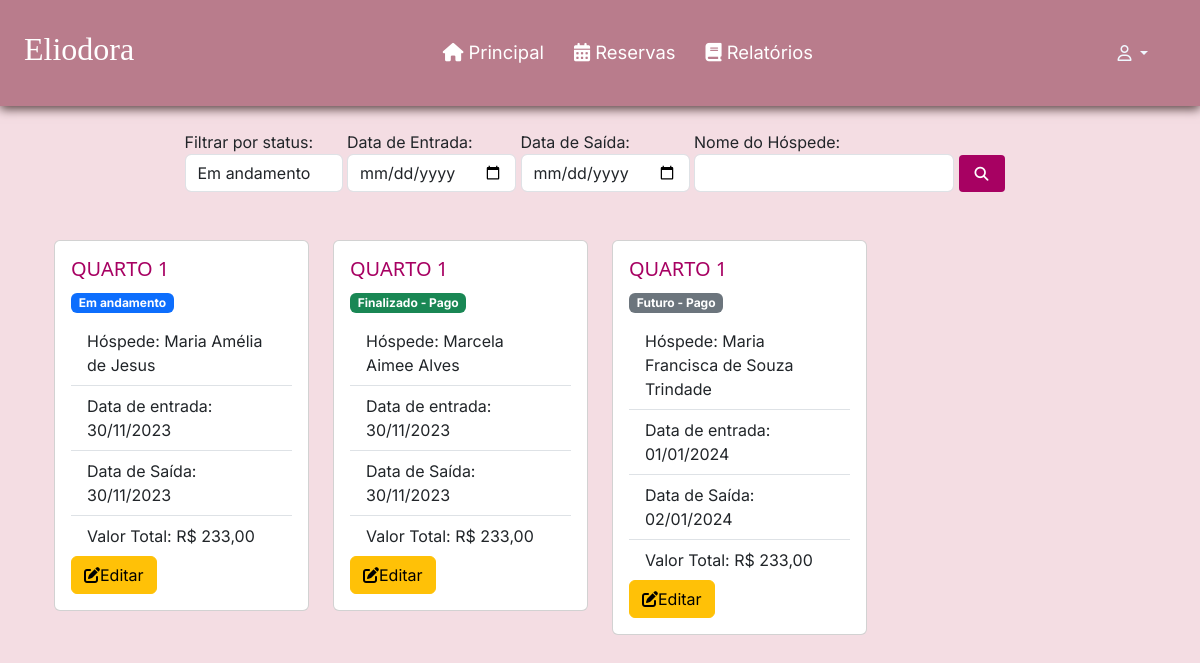
The page /controlarReserva.php on the database as committed earlier.
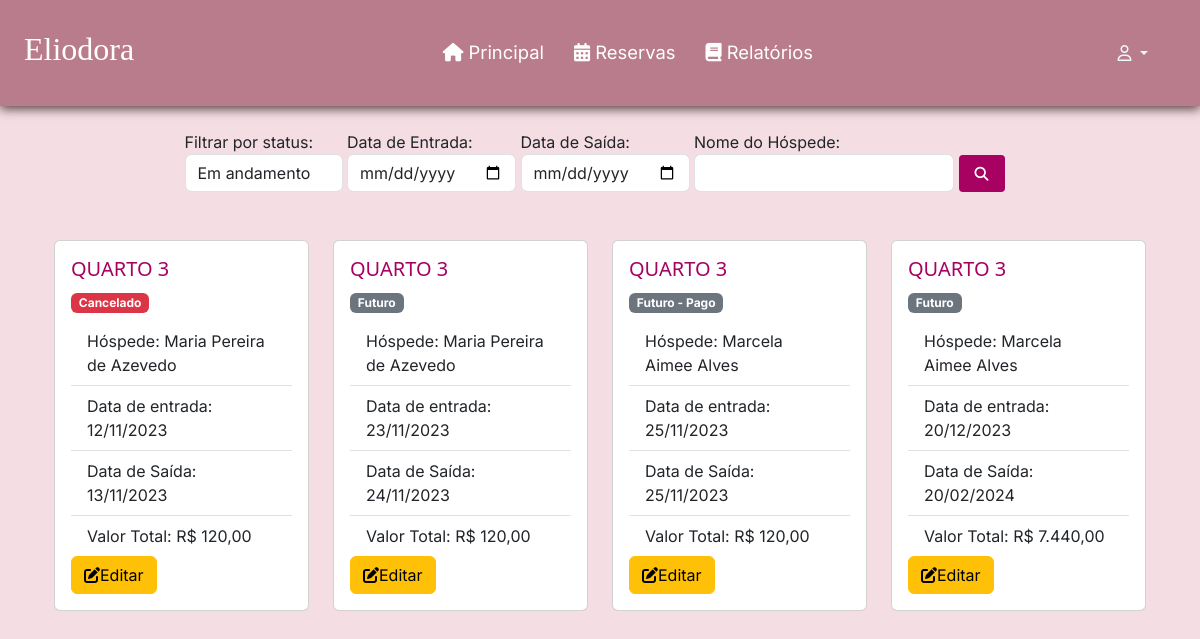
The same page on the database as committed later.
### tables this page shows
CREATE TABLE `reserva` (
  `id` int(11) NOT NULL,
  `status` int(11) NOT NULL DEFAULT 1,
  `dataEntrada` date NOT NULL,
  `dataSaida` date NOT NULL,
  `valorTotalReserva` double(11,2) NOT NULL,
  `quantHospede` int(1) NOT NULL,
  `observacao` varchar(200) NOT NULL,
  `formaPagamento` varchar(45) NOT NULL,
  `id_hospede` int(11) DEFAULT NULL,
  `id_quarto` int(11) DEFAULT NULL,
  `id_funcionario` int(11) DEFAULT NULL,
  `datacadastro` datetime NOT NULL DEFAULT current_timestamp()
);

CREATE TABLE `quarto` (
  `id` int(11) NOT NULL,
  `status` varchar(3) NOT NULL,
  `numero` int(11) NOT NULL,
  `tipo` varchar(8) NOT NULL,
  `capacidade` int(45) NOT NULL,
  `valorDiaria` double(11,2) NOT NULL
);

CREATE TABLE `hospede` (
  `id` int(11) NOT NULL,
  `nome` varchar(100) NOT NULL,
  `cpf` varchar(15) NOT NULL,
  `dataNascimento` date NOT NULL,
  `genero` varchar(1) NOT NULL,
  `estado` varchar(100) NOT NULL,
  `cidade` varchar(100) NOT NULL,
  `bairro` varchar(100) NOT NULL,
  `endereco` varchar(100) NOT NULL,
  `numeroEndereco` int(11) NOT NULL,
  `cep` varchar(15) NOT NULL,
  `email` varchar(45) NOT NULL,
  `telefone` varchar(20) NOT NULL,
  `contatoEmergencia` varchar(20) NOT NULL,
  `dataCadastro` date NOT NULL DEFAULT current_timestamp()
);

### controlarReserva.php (the view, shortened to what this page needs)
<?php
function getStatusName($statusNumber)
{
    switch ($statusNumber) {
        case 1:
            return ['Futuro', 'secondary'];
        case 2:
            return ['Futuro - Pago', 'secondary'];
        case 3:
            return ['Em andamento', 'primary'];
        case 4:
            return ['Finalizado - Pago', 'success'];
        case 5:
            return ['Cancelado', 'danger'];
    }
}
require_once("conexao.php");
?>
<!DOCTYPE html>
<head>
    <link href="css/style.css" rel="stylesheet">
</head>
<?php require_once("cabecalho.php"); ?>
<?php require_once("menu.php");?>
<body>
    <br>
    <div class="container">
    <div class="row justify-content-center">
        <div class="col-md-9">
            <form method="GET" action="<?php echo $_SERVER['PHP_SELF']; ?>">
                <label for="statusSelect">Filtrar por status:
                    <select name="status" id="statusSelect" class="form-control mr-sm-2">
                        <option value="3" selected>Em andamento</option>
                    </select>
                </label>
                <label for="dataEntrada">Data de Entrada:
                    <input type="date" id="dataEntrada" name="dataEntrada" class="form-control mr-sm-2">
                </label>
                <label for="dataSaida">Data de Saída:
                    <input type="date" id="dataSaida" name="dataSaida" class="form-control mr-sm-2">
                </label>
                <label for="nome">Nome do Hóspede:
                    <input type="text" id="nome" name="nome" class="form-control mr-sm-2" value="<?= isset($_GET['nome']) ? $_GET['nome'] : '' ?>">
                </label>
                <button type="submit" class="filter-button"><i class="fa-solid fa-magnifying-glass"></i></button>
            </form>
        </div>
        <div class="row row-cols 1 row-cols-md-4 g-4">
            <?php
            $sql = "SELECT reserva.*, hospede.nome as hospede_nome, quarto.numero as quarto_numero
                    FROM reserva
                    LEFT JOIN hospede ON hospede.id = reserva.id_hospede
                    LEFT JOIN quarto ON quarto.id = reserva.id_quarto
                    WHERE 1";
            $sql .= " ORDER BY dataEntrada ASC;";
            $resultado = mysqli_query($conexao, $sql);
            if ($resultado) {
                $reservas = [];
                while ($linha = mysqli_fetch_array($resultado)) {
                    $reservas[] = $linha;
                }
                foreach ($reservas as $reserva) {
                    $statusInfo = getStatusName($reserva['status']);
                    $statusText = $statusInfo[0];
                    $statusClass = $statusInfo[1];
                    ?>
                    <div class="col-md">
                        <div class="card">
                            <div class="card-body">
                                <div class="card-title">
                                    <h5 style="color: #a70162; font-family: 'Segoe UI'">QUARTO
                                        <?= $reserva['quarto_numero'] ?>
                                    </h5>
                                    <label class="badge badge-pill text-bg-<?= $statusClass ?>">
                                        <?= $statusText ?>
                                    </label>
                                </div>
                                <ul class="list-group list-group-flush">
                                    <li class="list-group-item">Hóspede:
                                        <?= $reserva['hospede_nome'] ?>
                                    </li>
                                    <li class="list-group-item">Data de entrada:
                                        <?= date('d/m/Y', strtotime($reserva['dataEntrada'])) ?>
                                    </li>
                                    <li class="list-group-item">Data de Saída:
                                        <?= date('d/m/Y', strtotime($reserva['dataSaida'])) ?>
                                    </li>
                                    <li class="list-group-item">Valor Total: R$
                                        <?= number_format($reserva['valorTotalReserva'], 2, ',', '.') ?>
                                    </li>
                                </ul>
                                <a href="alterarReserva.php?id=<?= $reserva['id'] ?>" class="btn btn-warning">
                                    <i class="fa-solid fa-pen-to-square"></i>Editar
                                </a>
                            </div>
                        </div>
                    </div>
                    <?php
                }
            } else {
                echo "Erro na consulta: " . mysqli_error($conexao);
            }
            ?>
        </div>
    </div>
</body>
</html>

### cabecalho.php (shortened to what this page needs)
<!DOCTYPE html>
<html lang="pt-br">
<head>
<link href="https://cdn.jsdelivr.net/npm/bootstrap@5.3.0-alpha3/dist/css/bootstrap.min.css"
rel="stylesheet">
</head>
<body>
<?php require_once("menu.php");?>

### menu.php (shortened to what this page needs)
<!DOCTYPE html>
<html lang="pt-br">
<head>
    <link rel="stylesheet" href="css/style.css">
</head>
<body>
    <header>
        <nav class="nav-bar p-4">
            <div class="logo" style="font-family: 'Charmonman', cursive;">
                <h2 style="font-family: 'Cormorant Garamond', serif;">Eliodora</h2>
            </div>
            <div class="nav-list">
                <ul class="mb-0">
                    <li class="nav-item"><a href="principal.php" class="nav-link"><i class="fa-solid fa-house"></i>
                            Principal</a></li>
                    <li class="nav-item"><a href="controlarReserva.php" class="nav-link"><i class="fa-solid fa-calendar-days"></i> Reservas</a></li>
                    <li class="nav-item"><a href="relatorios.php" class="nav-link"><i class="fa-solid fa-book"></i>
                            Relatórios</a>
                    </li>
                </ul>
            </div>
            <div class="login-button">
                <button type="button" class="btn btn dropdown-toggle" style="color:aliceblue;" data-bs-toggle="dropdown" aria-expanded="false">
                    <i class="fa-regular fa-user"></i>
                </button>
            </div>
        </nav>
    </header>
</body>
</html>

### css/style.css (style rules this page uses)
* { padding: 0; margin: 0; font-family: 'Inter', sans-serif; }
body { background-color: #f4dde3; }
header { background-color: #b97c8c; box-shadow: 0px 3px 10px #563f3f; }
.nav-bar { display: flex; justify-content: space-between; padding: 0.8rem 6rem; }
.logo { display: flex; align-items: center; }
.logo h2 { color: #fff; }
.nav-list { display: flex; align-items: center; justify-content: center; }
.nav-list ul { display: flex; justify-content: center; list-style: none; }
.nav-item { margin: 0 15px; }
.nav-link { text-decoration: none; font-size: 1.15rem; color: #ffffff; font-weight: 400; }
.login-button { border: none; padding: 10px 15px; border-radius: 5px; color: #fff; }
.login-button button { color: aliceblue; }

### controlarReserva.php (style rules this page uses)
.filter-button { padding: 8px 16px; font-size: 14px; font-weight: bold; color: #fff; background-color: #a70162; border: none; border-radius: 4px; cursor: pointer; transition: background-color 0.3s ease; }

Rows that differ between the two databases and show on the page:
removed reserva: id_quarto.numero "1", status "Em andamento", id_hospede.nome "Maria Amélia de Jesus", dataEntrada "30/11/2023", dataSaida "30/11/2023", valorTotalReserva "233,00"
added reserva: id_quarto.numero "3", status "Cancelado", id_hospede.nome "Maria Pereira de Azevedo", dataEntrada "12/11/2023", dataSaida "13/11/2023", valorTotalReserva "120,00"
added reserva: id_quarto.numero "3", status "Futuro", id_hospede.nome "Maria Pereira de Azevedo", dataEntrada "23/11/2023", dataSaida "24/11/2023", valorTotalReserva "120,00"
changed reserva "Futuro - Pago": id_quarto.numero "1" → "3"; id_hospede.nome "Maria Francisca de Souza Trindade" → "Marcela Aimee Alves"; dataEntrada "01/01/2024" → "25/11/2023"; dataSaida "02/01/2024" → "25/11/2023"; valorTotalReserva "233,00" → "120,00"; moves up the list
changed reserva (number 4 of 4 on the later page): id_quarto.numero "1" → "3"; status "Finalizado - Pago" → "Futuro"; dataEntrada "30/11/2023" → "20/12/2023"; dataSaida "30/11/2023" → "20/02/2024"; valorTotalReserva "233,00" → "7.440,00"
